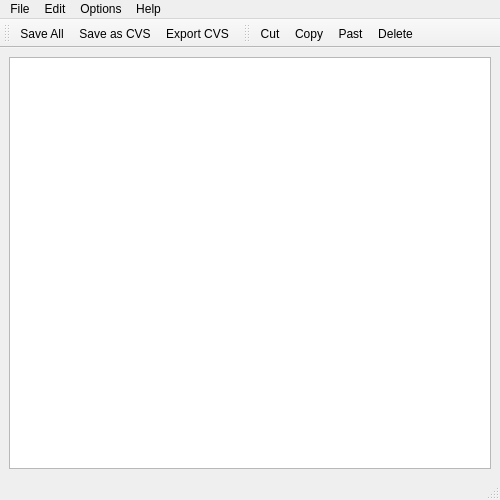
<?xml version="1.0" encoding="UTF-8"?>
<ui version="4.0">
 <class>Table</class>
 <widget class="QMainWindow" name="Table">
  <property name="geometry">
   <rect>
    <x>0</x>
    <y>0</y>
    <width>500</width>
    <height>500</height>
   </rect>
  </property>
  <property name="windowTitle">
   <string>MainWindow</string>
  </property>
  <widget class="QWidget" name="centralwidget">
   <layout class="QGridLayout" name="gridLayout">
    <item row="0" column="0">
     <widget class="QTableWidget" name="tableWidget"/>
    </item>
   </layout>
  </widget>
  <widget class="QMenuBar" name="menubar">
   <property name="geometry">
    <rect>
     <x>0</x>
     <y>0</y>
     <width>500</width>
     <height>22</height>
    </rect>
   </property>
   <widget class="QMenu" name="menuFile">
    <property name="title">
     <string>File</string>
    </property>
    <addaction name="actionSave_All"/>
    <addaction name="actionSave_as_CSV"/>
    <addaction name="actionImport_CSV"/>
    <addaction name="separator"/>
    <addaction name="actionExit"/>
   </widget>
   <widget class="QMenu" name="menuEdit">
    <property name="title">
     <string>Edit</string>
    </property>
    <addaction name="actionCut"/>
    <addaction name="actionCopy"/>
    <addaction name="actionPast"/>
    <addaction name="actionDelet"/>
   </widget>
   <widget class="QMenu" name="menuHelp">
    <property name="title">
     <string>Help</string>
    </property>
    <addaction name="actionAbout"/>
   </widget>
   <widget class="QMenu" name="menuOptions">
    <property name="title">
     <string>Options</string>
    </property>
    <addaction name="actionSort_A_to_Z"/>
    <addaction name="actionSort_Z_to_A"/>
    <addaction name="actionSort_to_best"/>
    <addaction name="actionSort_to_worse"/>
   </widget>
   <addaction name="menuFile"/>
   <addaction name="menuEdit"/>
   <addaction name="menuOptions"/>
   <addaction name="menuHelp"/>
  </widget>
  <widget class="QStatusBar" name="statusbar"/>
  <widget class="QToolBar" name="toolBar">
   <property name="windowTitle">
    <string>toolBar</string>
   </property>
   <attribute name="toolBarArea">
    <enum>TopToolBarArea</enum>
   </attribute>
   <attribute name="toolBarBreak">
    <bool>false</bool>
   </attribute>
   <addaction name="actionToolBar_Save_All"/>
   <addaction name="actionToolBar_Save_as_CVS"/>
   <addaction name="actionToolBar_Export_CVS"/>
  </widget>
  <widget class="QToolBar" name="toolBar_2">
   <property name="windowTitle">
    <string>toolBar_2</string>
   </property>
   <attribute name="toolBarArea">
    <enum>TopToolBarArea</enum>
   </attribute>
   <attribute name="toolBarBreak">
    <bool>false</bool>
   </attribute>
   <addaction name="actionToolBar_Cut"/>
   <addaction name="actionToolBar_Copy"/>
   <addaction name="actionToolBar_Past"/>
   <addaction name="actionToolBar_Delete"/>
  </widget>
  <action name="actionToolBar_Save_All">
   <property name="icon">
    <iconset>
     <selectedoff>:/new/prefix1/save_all.png</selectedoff>
    </iconset>
   </property>
   <property name="text">
    <string>Save All</string>
   </property>
  </action>
  <action name="actionToolBar_Cut">
   <property name="icon">
    <iconset>
     <disabledoff>:/new/prefix1/cut.png</disabledoff>
     <selectedoff>:/new/prefix1/cut_4220.png</selectedoff>
    </iconset>
   </property>
   <property name="text">
    <string>Cut</string>
   </property>
  </action>
  <action name="actionToolBar_Copy">
   <property name="icon">
    <iconset>
     <disabledoff>:/new/prefix1/copy.png</disabledoff>
     <selectedoff>:/new/prefix1/copy_paste_documents_1580.png</selectedoff>
    </iconset>
   </property>
   <property name="text">
    <string>Copy</string>
   </property>
  </action>
  <action name="actionAbout">
   <property name="icon">
    <iconset>
     <selectedoff>:/new/prefix1/about.png</selectedoff>
    </iconset>
   </property>
   <property name="text">
    <string>About</string>
   </property>
  </action>
  <action name="actionToolBar_Past">
   <property name="icon">
    <iconset>
     <disabledoff>:/new/prefix1/paste.png</disabledoff>
     <selectedoff>:/new/prefix1/copy_paste_document_file_1557.png</selectedoff>
    </iconset>
   </property>
   <property name="text">
    <string>Past</string>
   </property>
  </action>
  <action name="actionToolBar_Delete">
   <property name="icon">
    <iconset>
     <selectedoff>:/new/prefix1/delete.png</selectedoff>
    </iconset>
   </property>
   <property name="text">
    <string>Delete</string>
   </property>
  </action>
  <action name="actionSave_All">
   <property name="icon">
    <iconset>
     <selectedoff>:/new/prefix1/save_all.png</selectedoff>
    </iconset>
   </property>
   <property name="text">
    <string>Save All</string>
   </property>
   <property name="shortcut">
    <string>Ctrl+S</string>
   </property>
  </action>
  <action name="actionSort_A_to_Z">
   <property name="checkable">
    <bool>false</bool>
   </property>
   <property name="enabled">
    <bool>true</bool>
   </property>
   <property name="text">
    <string>Sort from A to Z</string>
   </property>
  </action>
  <action name="actionSort_Z_to_A">
   <property name="checkable">
    <bool>false</bool>
   </property>
   <property name="checked">
    <bool>false</bool>
   </property>
   <property name="text">
    <string>Sort from Z to A</string>
   </property>
  </action>
  <action name="actionSort_to_best">
   <property name="text">
    <string>Sort by ratings (from best)</string>
   </property>
  </action>
  <action name="actionSort_to_worse">
   <property name="text">
    <string>Sort by ratings (from worst)</string>
   </property>
  </action>
  <action name="actionExit">
   <property name="icon">
    <iconset>
     <selectedoff>:/new/prefix1/exit.png</selectedoff>
    </iconset>
   </property>
   <property name="text">
    <string>Exit</string>
   </property>
  </action>
  <action name="actionCut">
   <property name="icon">
    <iconset>
     <selectedoff>:/new/prefix1/cut.png</selectedoff>
    </iconset>
   </property>
   <property name="text">
    <string>Cut</string>
   </property>
   <property name="shortcut">
    <string>Ctrl+X</string>
   </property>
  </action>
  <action name="actionToolBar_Export_CVS">
   <property name="icon">
    <iconset>
     <selectedoff>:/new/prefix1/exsport_to_csv.png</selectedoff>
    </iconset>
   </property>
   <property name="text">
    <string>Export CVS</string>
   </property>
  </action>
  <action name="actionCopy">
   <property name="icon">
    <iconset>
     <selectedoff>:/new/prefix1/copy.png</selectedoff>
    </iconset>
   </property>
   <property name="text">
    <string>Copy</string>
   </property>
   <property name="shortcut">
    <string>Ctrl+C</string>
   </property>
  </action>
  <action name="actionPast">
   <property name="icon">
    <iconset>
     <disabledoff>:/new/prefix1/paste.png</disabledoff>
     <selectedoff>:/new/prefix1/copy_paste_document_file_1557.png</selectedoff>
    </iconset>
   </property>
   <property name="text">
    <string>Past</string>
   </property>
   <property name="shortcut">
    <string>Ctrl+V</string>
   </property>
  </action>
  <action name="actionDelet">
   <property name="icon">
    <iconset>
     <selectedoff>:/new/prefix1/delete.png</selectedoff>
    </iconset>
   </property>
   <property name="text">
    <string>Delet</string>
   </property>
   <property name="shortcut">
    <string>Del</string>
   </property>
  </action>
  <action name="actionToolBar_Save_as_CVS">
   <property name="icon">
    <iconset>
     <selectedoff>:/new/prefix1/save_as.png</selectedoff>
    </iconset>
   </property>
   <property name="text">
    <string>Save as CVS</string>
   </property>
  </action>
  <action name="actionSave_as_CSV">
   <property name="icon">
    <iconset>
     <selectedoff>:/new/prefix1/save_as.png</selectedoff>
    </iconset>
   </property>
   <property name="text">
    <string>Save as CSV</string>
   </property>
  </action>
  <action name="actionImport_CSV">
   <property name="icon">
    <iconset>
     <selectedoff>:/new/prefix1/exsport_to_csv.png</selectedoff>
    </iconset>
   </property>
   <property name="text">
    <string>Import CSV</string>
   </property>
  </action>
 </widget>
 <resources/>
 <connections/>
</ui>
